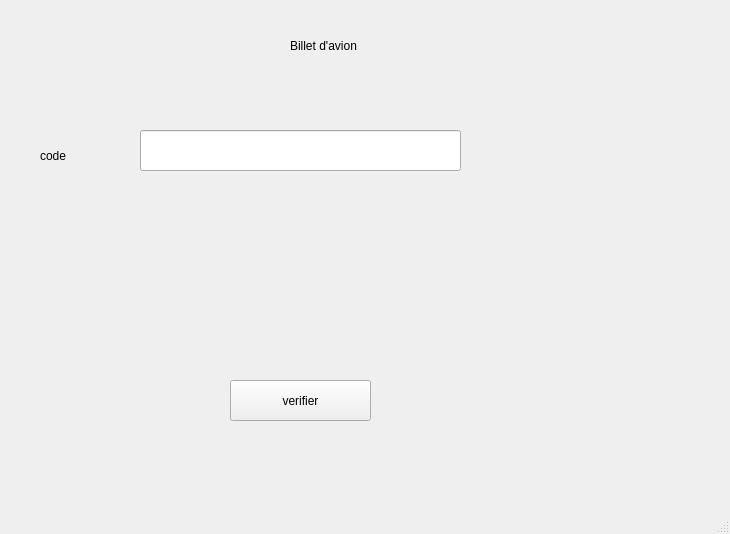
<?xml version="1.0" encoding="UTF-8"?>
<ui version="4.0">
 <class>MainWindow</class>
 <widget class="QMainWindow" name="MainWindow">
  <property name="geometry">
   <rect>
    <x>0</x>
    <y>0</y>
    <width>730</width>
    <height>534</height>
   </rect>
  </property>
  <property name="windowTitle">
   <string>MainWindow</string>
  </property>
  <widget class="QWidget" name="centralwidget">
   <widget class="QLabel" name="label">
    <property name="geometry">
     <rect>
      <x>290</x>
      <y>20</y>
      <width>171</width>
      <height>51</height>
     </rect>
    </property>
    <property name="text">
     <string>Billet d'avion</string>
    </property>
   </widget>
   <widget class="QLabel" name="label_2">
    <property name="geometry">
     <rect>
      <x>40</x>
      <y>130</y>
      <width>171</width>
      <height>51</height>
     </rect>
    </property>
    <property name="text">
     <string>code</string>
    </property>
   </widget>
   <widget class="QLabel" name="b">
    <property name="geometry">
     <rect>
      <x>120</x>
      <y>270</y>
      <width>351</width>
      <height>51</height>
     </rect>
    </property>
    <property name="text">
     <string/>
    </property>
   </widget>
   <widget class="QPushButton" name="c">
    <property name="geometry">
     <rect>
      <x>230</x>
      <y>380</y>
      <width>141</width>
      <height>41</height>
     </rect>
    </property>
    <property name="text">
     <string>verifier</string>
    </property>
   </widget>
   <widget class="QLineEdit" name="a">
    <property name="geometry">
     <rect>
      <x>140</x>
      <y>130</y>
      <width>321</width>
      <height>41</height>
     </rect>
    </property>
   </widget>
  </widget>
  <widget class="QMenuBar" name="menubar">
   <property name="geometry">
    <rect>
     <x>0</x>
     <y>0</y>
     <width>730</width>
     <height>26</height>
    </rect>
   </property>
  </widget>
  <widget class="QStatusBar" name="statusbar"/>
 </widget>
 <resources/>
 <connections/>
</ui>
